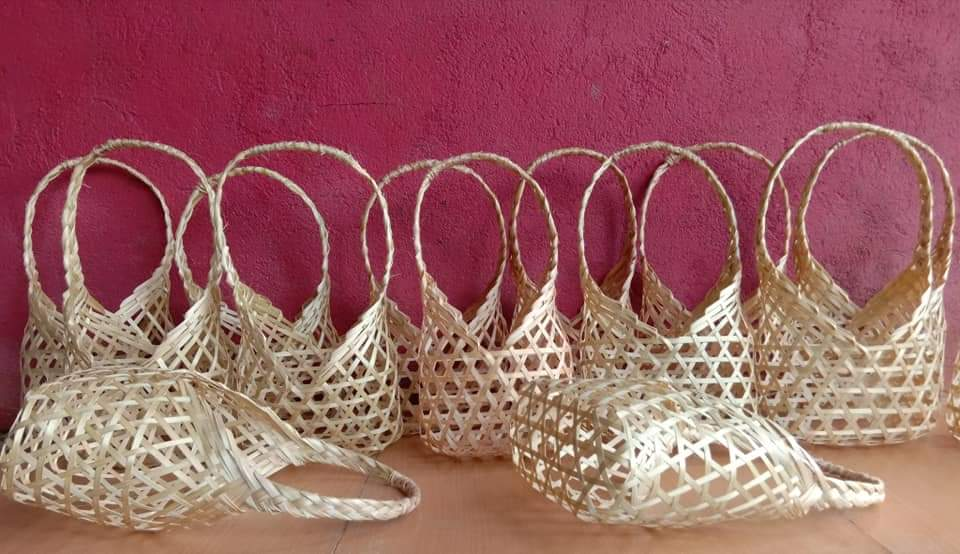
#> input picture machine-learning/imgtest/anyaman-umum.jpg, 960 x 554 px
$ python -i designer.py   (imports and definitions only)
#> lines starting #> are read from the running program, lines starting #| are printed output that depends on the picture
#> further down, picture is the input picture: PIL image 960x554 RGB; mean R, G, B 155.7, 97.3, 98.8
from rembg import remove
from PIL import Image, ImageDraw, ImageFont, ImageFilter, ImageOps
import os
import random

# [12 lines left out: function add_rounded_corners, not called in this run]

def add_drop_shadow(image, offset=(15, 15), shadow_color=(0, 0, 0, 60), blur_radius=25):
#> called with offset = (15, 15), shadow_color = (0, 0, 0, 60), blur_radius = 25
    margin = 100
    canvas_w = image.width + margin + abs(offset[0])
#> canvas_w = 1075
    canvas_h = image.height + margin + abs(offset[1])
#> canvas_h = 669
    shadow = Image.new('RGBA', (canvas_w, canvas_h), (0, 0, 0, 0))
#> shadow: PIL image 1075x669 RGBA; every value is 0
    if image.mode != 'RGBA':
        image = image.convert('RGBA')
    mask = image.getchannel('A')
#> mask: PIL image 960x554 L; every value is 255
    shadow_layer = Image.new('RGBA', image.size, shadow_color)
    shadow.paste(shadow_layer, (margin//2 + offset[0], margin//2 + offset[1]), mask=mask)
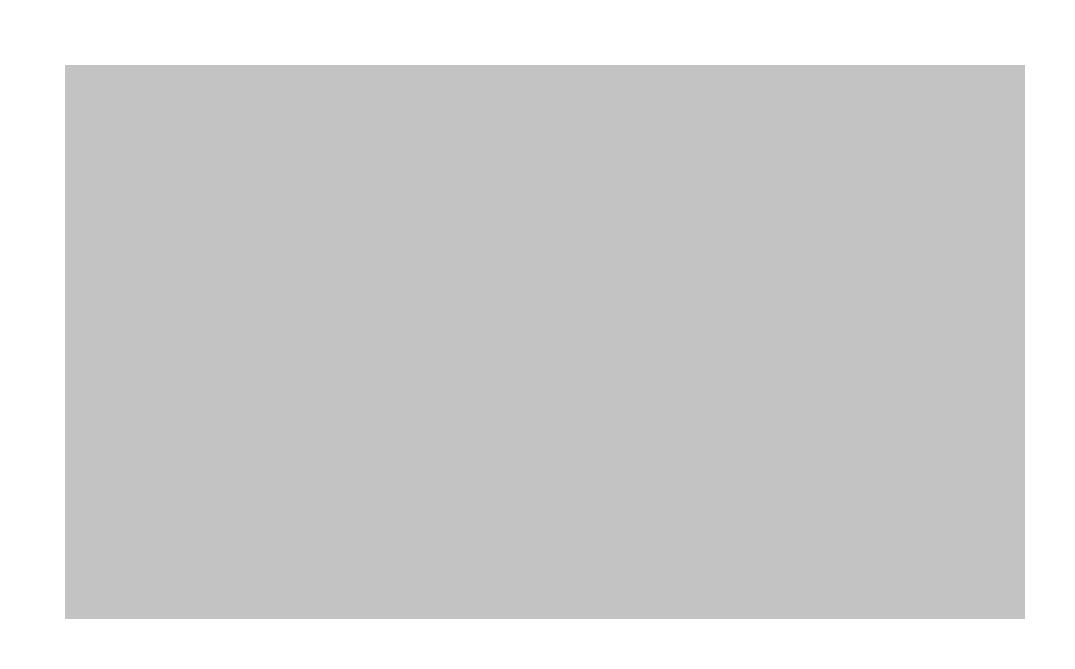
#> shadow: PIL image 1075x669 RGBA; mean R, G, B, A 0, 0, 0, 44.4; transparent parts drawn white
    shadow = shadow.filter(ImageFilter.GaussianBlur(blur_radius))
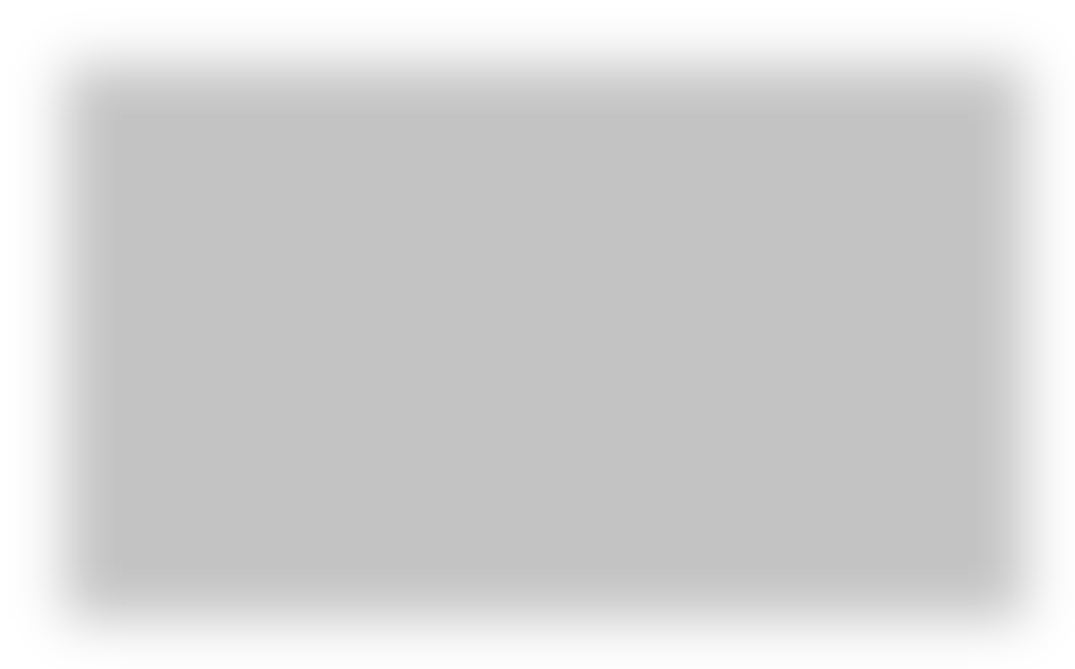
#> shadow: PIL image 1075x669 RGBA; mean R, G, B, A 0, 0, 0, 44.4; transparent parts drawn white
    shadow.paste(image, (margin//2, margin//2), image)
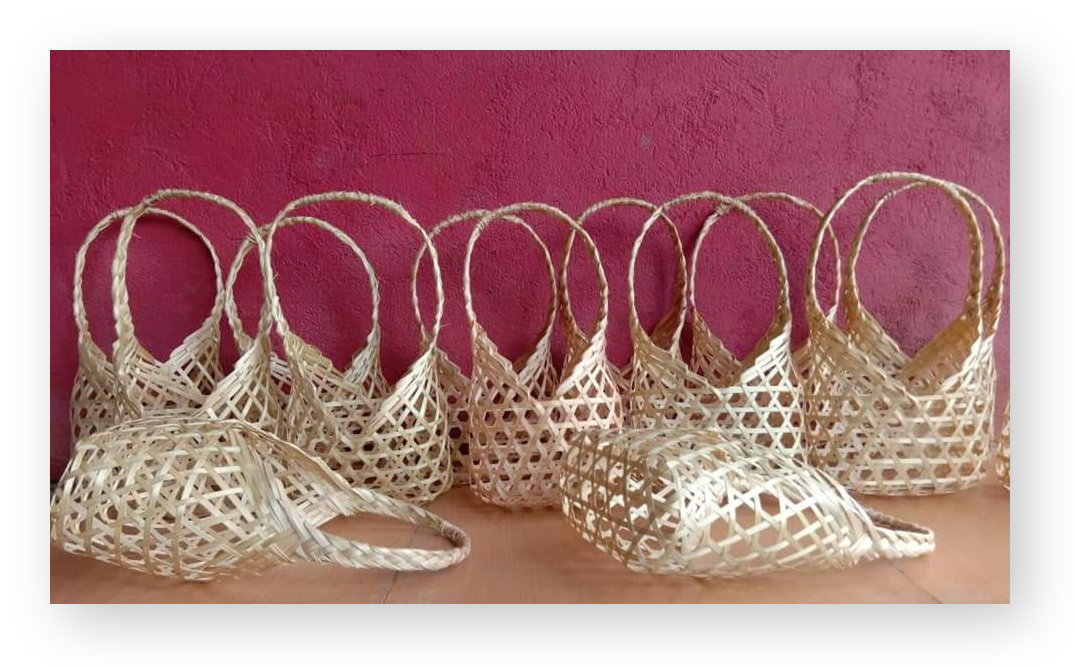
#> shadow: PIL image 1075x669 RGBA; mean R, G, B, A 115.1, 72, 73.1, 191.5; transparent parts drawn white
    return shadow

# [159 lines left out: function create_smart_poster, not called in this run]

>>> from PIL import Image
>>> picture = Image.open('../imgtest/anyaman-umum.jpg')
>>> result = add_drop_shadow(picture)

$ run again, on machine-learning/imgtest/aseupan.jpg
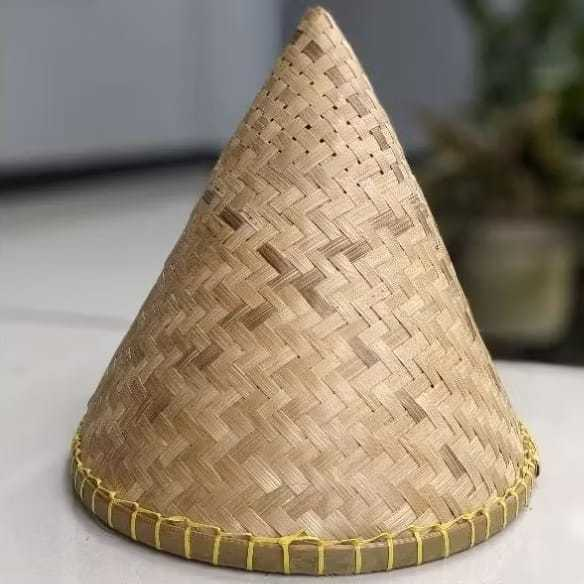
#> input picture machine-learning/imgtest/aseupan.jpg, 584 x 584 px
#> picture is the input picture: PIL image 584x584 RGB; mean R, G, B 151, 137.4, 119.7
#> mask: PIL image 584x584 L; every value is 255
#> in add_drop_shadow, `shadow = shadow.filter(ImageFilter.GaussianBlur(blur_radius))`:
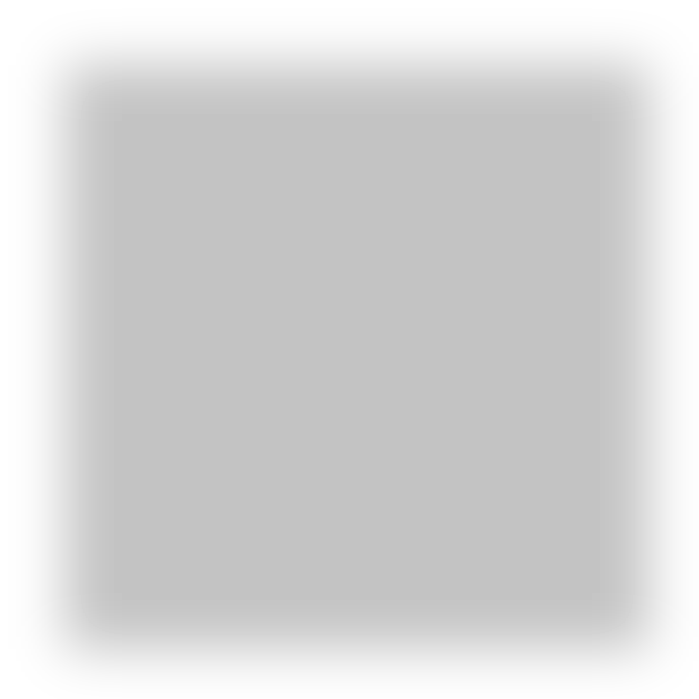
#> shadow: PIL image 699x699 RGBA; mean R, G, B, A 0, 0, 0, 41.9; transparent parts drawn white
#> in add_drop_shadow, `shadow.paste(image, (margin//2, margin//2), image)`:
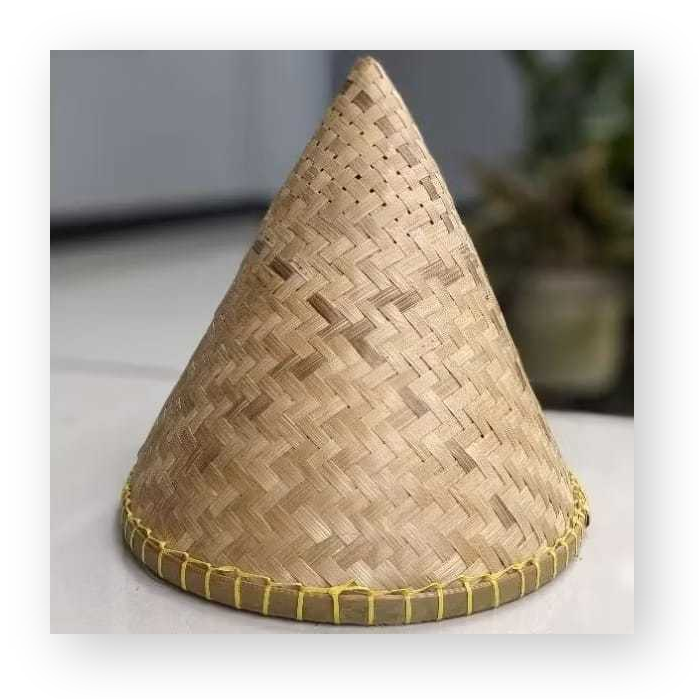
#> shadow: PIL image 699x699 RGBA; mean R, G, B, A 105.4, 95.9, 83.6, 181.3; transparent parts drawn white
